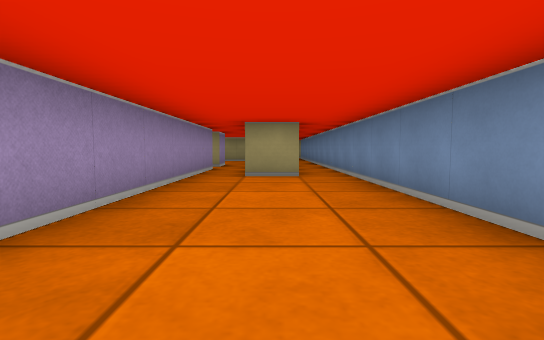
[1] (above)

16 first-person views from a walk through a cub3D maze. The camera is about half as high as the walls, tilts 4° down and sees 85° across. The floor is counted in squares. Each view is taken from the middle of a square. On the plan, view 1 faces up. The plan holds only what a view shows up to about 9 squares ahead; the rest is blank.

[2]
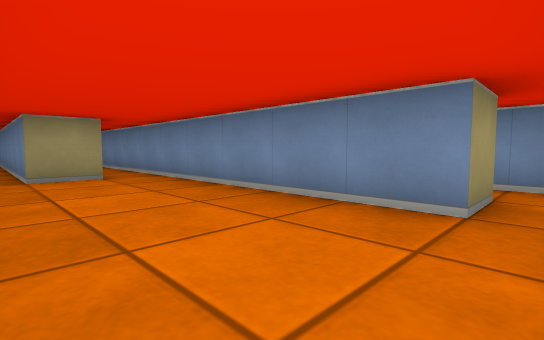

[3]
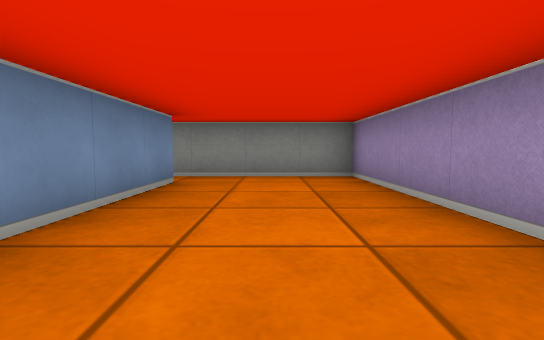

[4]
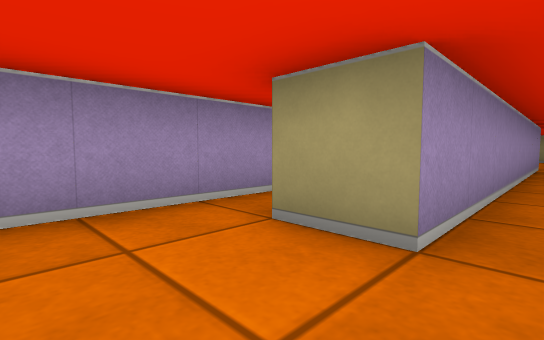

[5]
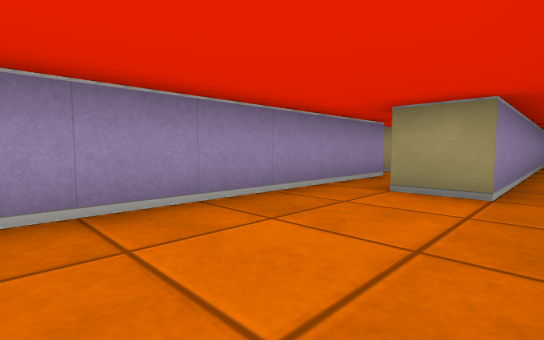

[6]
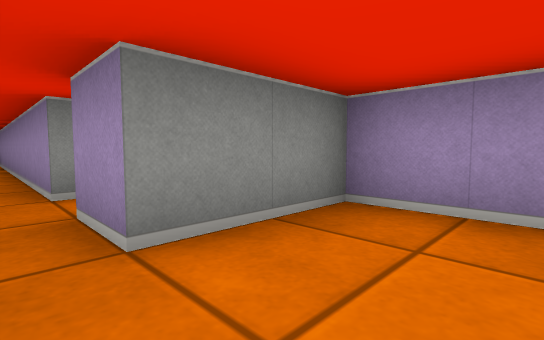

[7]
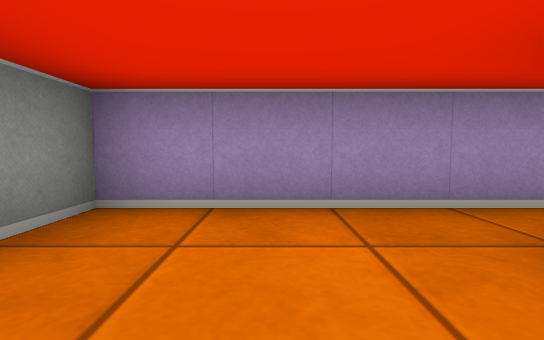

[8]
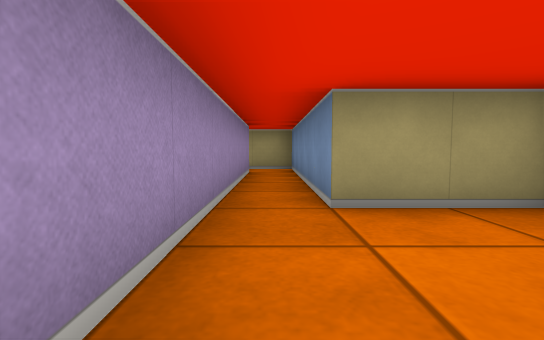

[9]
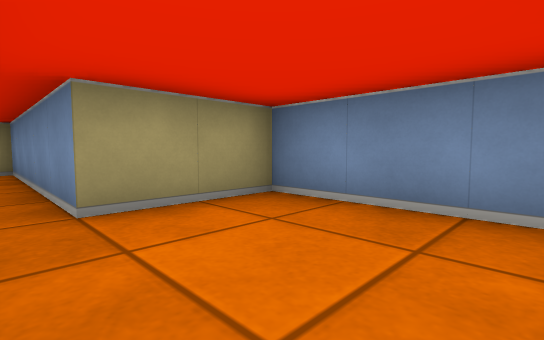

[10]
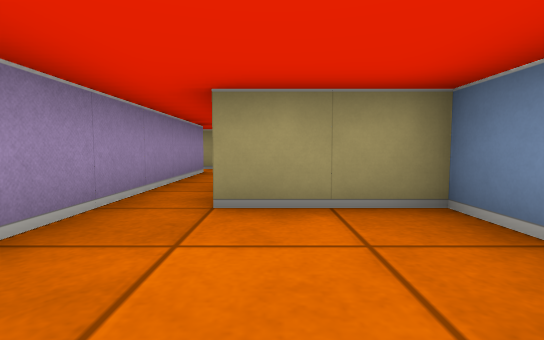

[11]
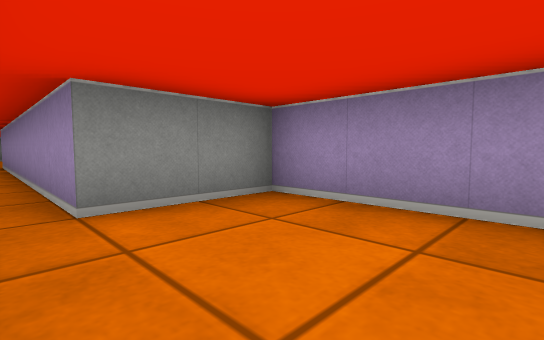

[12]
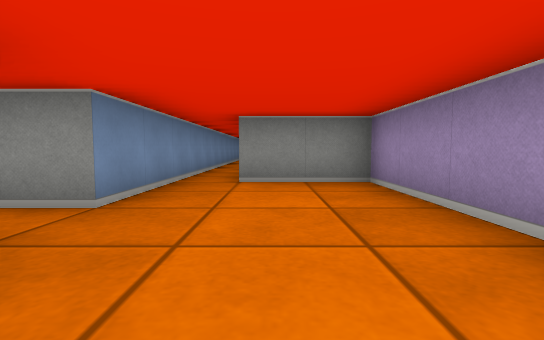

[13]
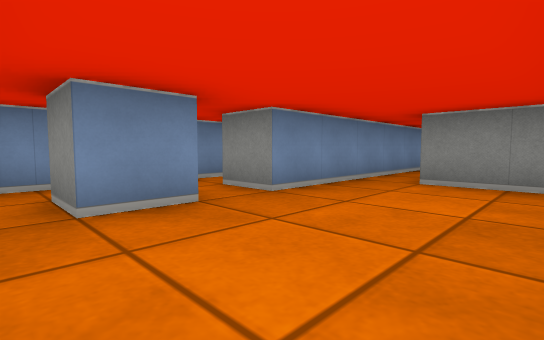

[14]
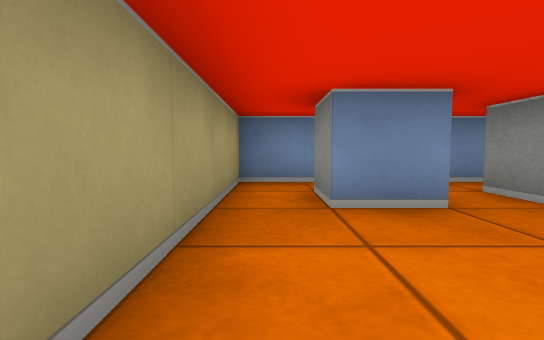

[15]
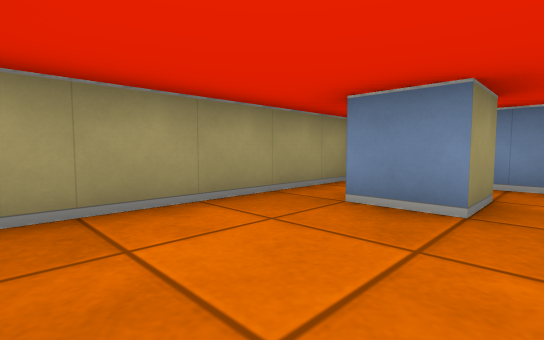

[16]
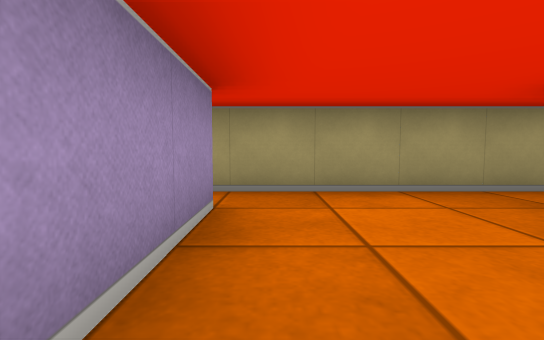

### Floor plan
Points are (right, up) in squares from view 1. A wall is a line through its corners. A room is listed if a view was taken in it or the views show most of it. See-through windows are left out.
Room 1 (views 1, 2, 3, 4, 5)
walls: (-1.5, 5.4) (-1.5, -0.5) (1.9, -0.5); (2.5, 0.5) (1.5, 0.5) (1.5, 13.5); (0.5, 13.5) (0.5, 5.5) (-0.5, 5.5)
ways out: opening at (1, 13) to room 3; opening at (2, 0) to room 3; opening at (-1, 6.5)
Room 2 (views 6, 7, 8, 9, 10)
walls: (-0.5, 9.5) (-0.5, 12.5) (-2.5, 12.5) (-2.5, 17.5) (-3.8, 17.5); (-3.5, 16.5) (-3.5, 9.5) (-1.5, 9.5)
ways out: opening at (-4, 17); opening at (-1, 9)
Room 3 (views 11, 12, 13, 14, 15, 16)
walls: (1.5, 13.5) (1.5, 15.5) (2.5, 15.5); (3.5, 14.8) (3.5, 18.5) (-1.8, 18.5); (2.5, 16.5) (1.5, 16.5) (1.5, 17.5) (2.5, 17.5); (-1.5, 17.5) (-1.5, 13.5) (0.5, 13.5); (3.5, 0.1) (3.5, 0.8)
ways out: opening at (1, 13) to room 1; opening at (2, 0) to room 1

Positions as (right, up) in squares from view 1, and headings:
1: (0, 0), facing up
2: (-1, 0), facing up-right
3: (0, 5), facing down
4: (1, 4), facing up-left
5: (1, 2), facing up-left
6: (-1, 11), facing down-left
7: (-1, 11), facing left
8: (-3, 10), facing up
9: (-3, 10), facing up-right
10: (-2, 10), facing up
11: (1, 16), facing down-left
12: (0, 18), facing down
13: (-1, 18), facing down-right
14: (-1, 18), facing right
15: (-1, 16), facing up-right
16: (-1, 15), facing up
